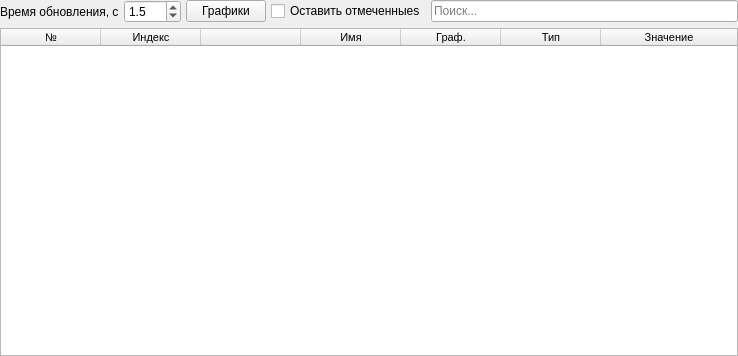
<?xml version="1.0" encoding="UTF-8"?>
<ui version="4.0">
 <class>Form</class>
 <widget class="QWidget" name="Form">
  <property name="geometry">
   <rect>
    <x>0</x>
    <y>0</y>
    <width>738</width>
    <height>356</height>
   </rect>
  </property>
  <property name="windowTitle">
   <string>Form</string>
  </property>
  <layout class="QVBoxLayout" name="verticalLayout">
   <property name="spacing">
    <number>5</number>
   </property>
   <property name="leftMargin">
    <number>0</number>
   </property>
   <property name="topMargin">
    <number>0</number>
   </property>
   <property name="rightMargin">
    <number>0</number>
   </property>
   <property name="bottomMargin">
    <number>0</number>
   </property>
   <item>
    <layout class="QGridLayout" name="gridLayout">
     <item row="1" column="1">
      <widget class="QDoubleSpinBox" name="upadte_time_spinbox">
       <property name="decimals">
        <number>1</number>
       </property>
       <property name="minimum">
        <double>0.100000000000000</double>
       </property>
       <property name="singleStep">
        <double>0.500000000000000</double>
       </property>
       <property name="value">
        <double>1.500000000000000</double>
       </property>
      </widget>
     </item>
     <item row="1" column="4">
      <widget class="QLineEdit" name="name_filter_edit">
       <property name="sizePolicy">
        <sizepolicy hsizetype="Expanding" vsizetype="Fixed">
         <horstretch>1</horstretch>
         <verstretch>0</verstretch>
        </sizepolicy>
       </property>
       <property name="placeholderText">
        <string>Поиск...</string>
       </property>
      </widget>
     </item>
     <item row="1" column="3">
      <widget class="QCheckBox" name="show_marked_checkbox">
       <property name="text">
        <string>Оставить отмеченныеs</string>
       </property>
      </widget>
     </item>
     <item row="1" column="2">
      <widget class="QPushButton" name="graphs_button">
       <property name="text">
        <string>Графики</string>
       </property>
       <property name="autoDefault">
        <bool>false</bool>
       </property>
      </widget>
     </item>
     <item row="1" column="0">
      <widget class="QLabel" name="label">
       <property name="text">
        <string>Время обновления, с</string>
       </property>
      </widget>
     </item>
    </layout>
   </item>
   <item>
    <widget class="QTableWidget" name="variables_table">
     <property name="font">
      <font>
       <pointsize>8</pointsize>
      </font>
     </property>
     <property name="sortingEnabled">
      <bool>true</bool>
     </property>
     <attribute name="horizontalHeaderShowSortIndicator" stdset="0">
      <bool>true</bool>
     </attribute>
     <attribute name="horizontalHeaderStretchLastSection">
      <bool>true</bool>
     </attribute>
     <attribute name="verticalHeaderVisible">
      <bool>false</bool>
     </attribute>
     <attribute name="verticalHeaderDefaultSectionSize">
      <number>22</number>
     </attribute>
     <attribute name="verticalHeaderMinimumSectionSize">
      <number>22</number>
     </attribute>
     <column>
      <property name="text">
       <string>№</string>
      </property>
     </column>
     <column>
      <property name="text">
       <string>Индекс</string>
      </property>
     </column>
     <column>
      <property name="text">
       <string/>
      </property>
     </column>
     <column>
      <property name="text">
       <string>Имя</string>
      </property>
     </column>
     <column>
      <property name="text">
       <string>Граф.</string>
      </property>
     </column>
     <column>
      <property name="text">
       <string>Тип</string>
      </property>
     </column>
     <column>
      <property name="text">
       <string>Значение</string>
      </property>
     </column>
    </widget>
   </item>
  </layout>
 </widget>
 <resources/>
 <connections/>
</ui>
